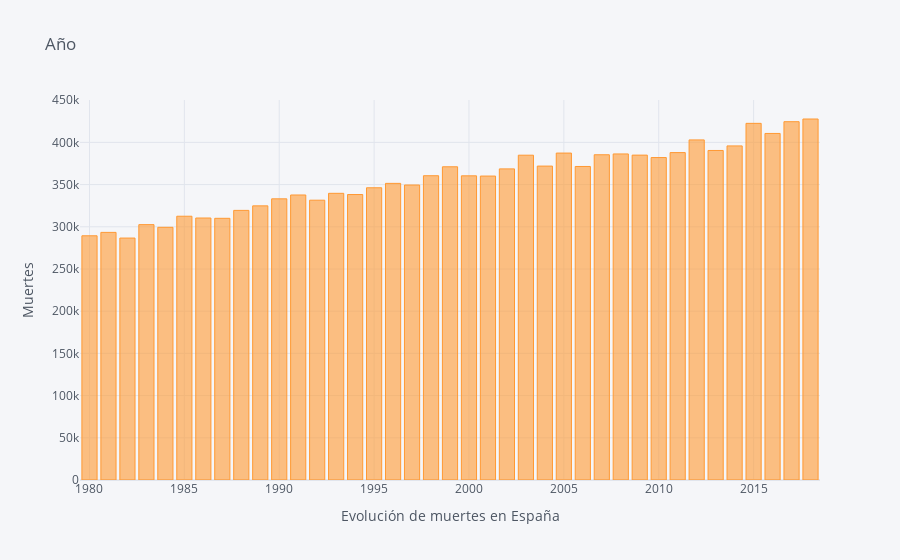

Here is the notebook cell this chart was saved with:
### Code cell
dataset_deathts_year_count.iplot(kind='bar',
                  x='Periodo',
                  xTitle='Evolución de muertes en España',
                  yTitle='Muertes',
                  title='Año')

### Figure 1 — Plotly figure (JSON) as saved in the notebook; plotly's stock layout.template omitted (floating-point values rounded to 4 significant figures)
{"data": [{"marker": {"color": "rgba(255, 153, 51, 0.6)", "line": {"color": "rgba(255, 153, 51, 1.0)", "width": 1}}, "name": "Total", "orientation": "v", "text": "", "type": "bar", "x": [2018, 2017, 2015, 2016, 2012, 2014, 2013, 2011, 2005, 2008, 2007, 2009, 2003, 2010, 2004, 2006, 1999, 2002, 1998, 2000, 2001, 1996, 1997, 1995, 1993, 1994, 1991, 1990, 1992, 1989, 1988, 1985, 1986, 1987, 1983, 1984, 1981, 1980, 1982], "y": [427721, 424523, 422568, 410611, 402950, 395830, 390419, 387911, 387355, 386324, 385361, 384933, 384828, 382047, 371934, 371478, 371102, 368618, 360511, 360391, 360131, 351449, 349521, 346227, 339661, 338242, 337691, 333142, 331515, 324796, 319437, 312532, 310413, 310073, 302569, 299409, 293386, 289344, 286655]}], "layout": {"legend": {"bgcolor": "#F5F6F9", "font": {"color": "#4D5663"}}, "paper_bgcolor": "#F5F6F9", "plot_bgcolor": "#F5F6F9", "title": {"font": {"color": "#4D5663"}, "text": "Año"}, "xaxis": {"gridcolor": "#E1E5ED", "showgrid": true, "tickfont": {"color": "#4D5663"}, "title": {"font": {"color": "#4D5663"}, "text": "Evolución de muertes en España"}, "zerolinecolor": "#E1E5ED"}, "yaxis": {"gridcolor": "#E1E5ED", "showgrid": true, "tickfont": {"color": "#4D5663"}, "title": {"font": {"color": "#4D5663"}, "text": "Muertes"}, "zerolinecolor": "#E1E5ED"}}}
